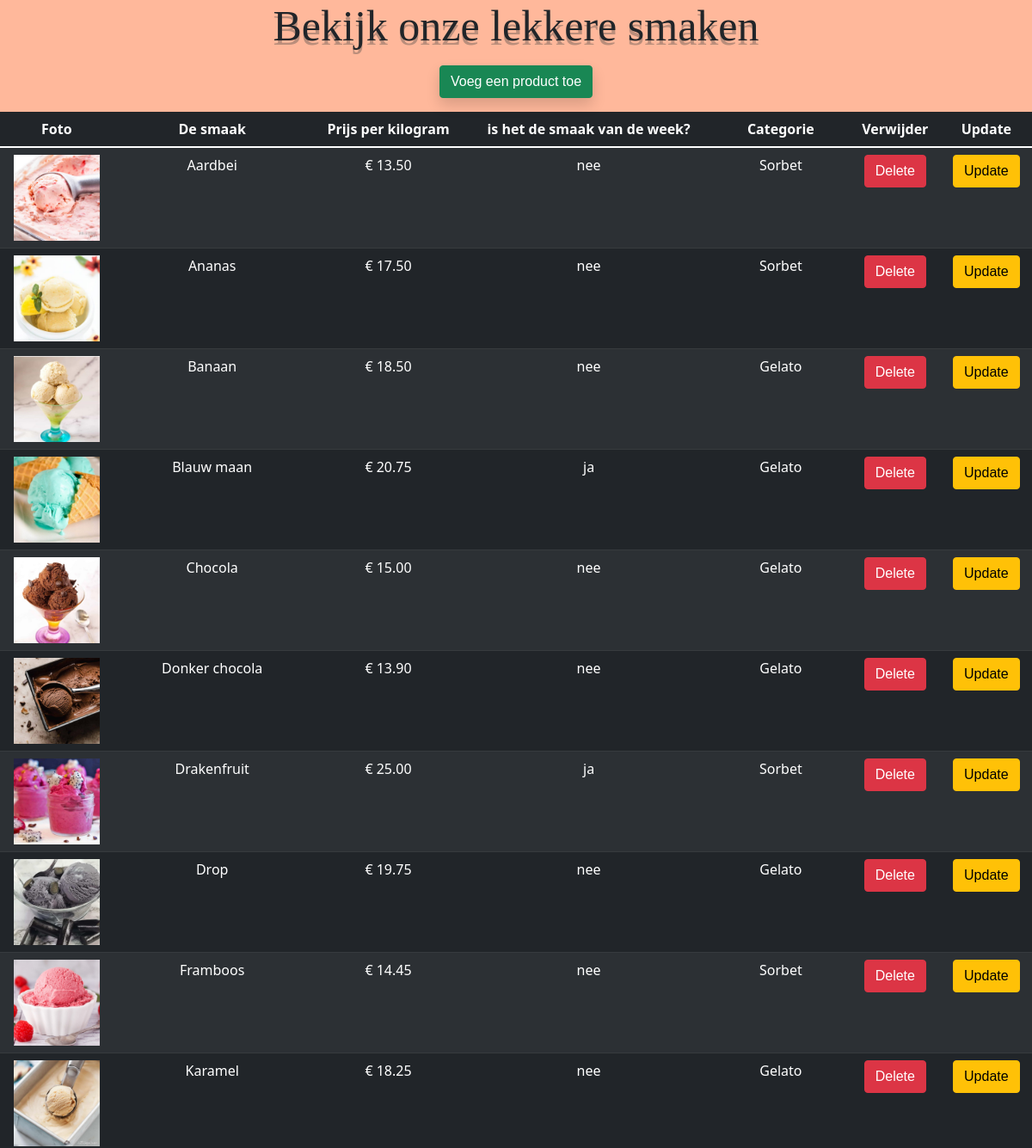
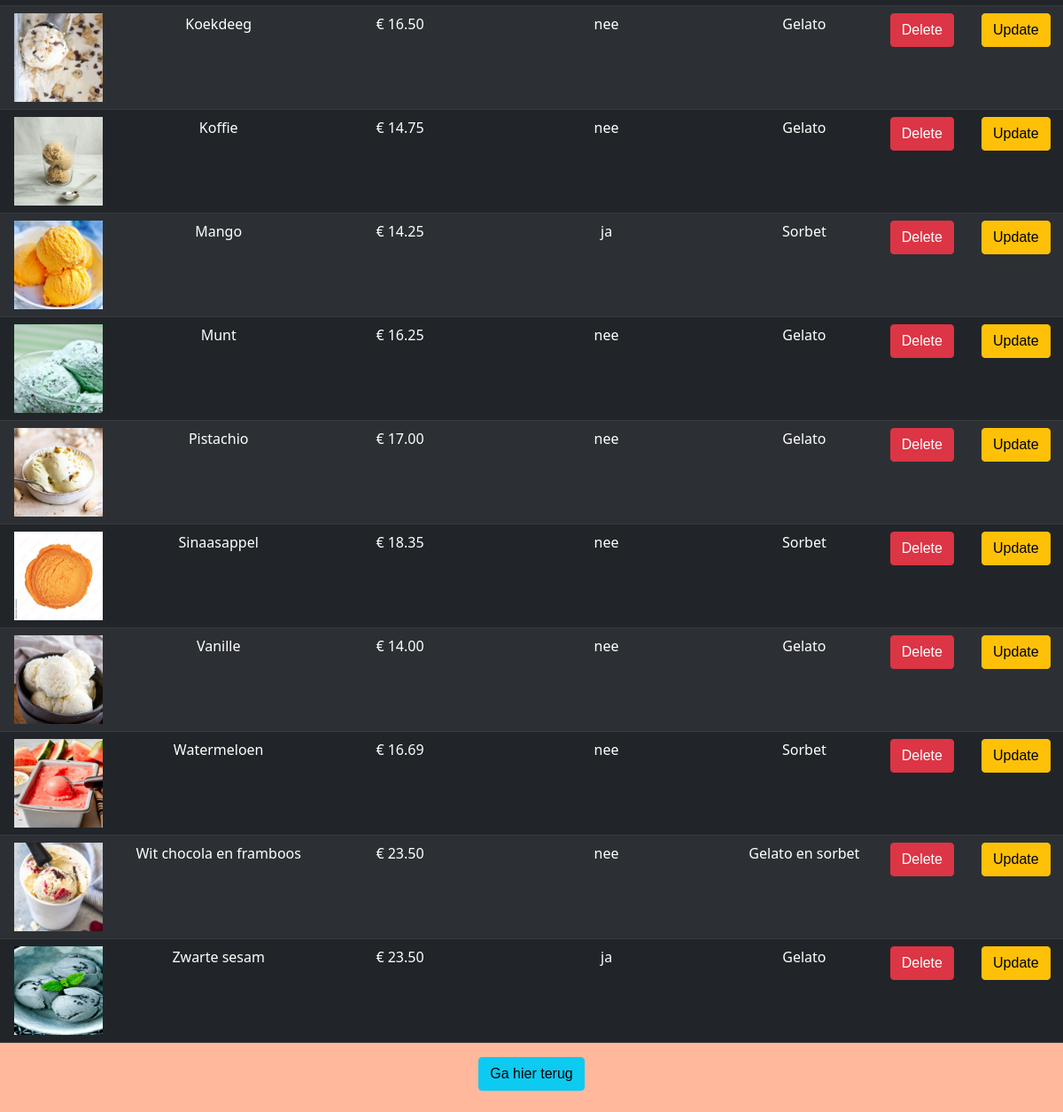
Page /product_overzicht.php on the committed database (2 pictures, top to bottom).
### tables this page shows
CREATE TABLE `product` (
  `id` int(11) NOT NULL,
  `naam` varchar(100) NOT NULL,
  `prijs_per_kg` decimal(6,2) NOT NULL,
  `smaak_van_de_week` enum('ja','nee') NOT NULL,
  `categorie` varchar(100) NOT NULL,
  `foto` varchar(500) NOT NULL
);

### classes/database.php (called while the page is built)
<?php
class Database
{
   private $host  = "localhost";
   private $dbuser = "root";
   private $dbpass = "";
   private $dbname = "roset";
   private $conn;
   public function __construct()
   {
      $this->conn =  mysqli_connect($this->host, $this->dbuser, $this->dbpass, $this->dbname);
   }
   public function getConnection()
   {
      return $this->conn;
   }
}

### product_overzicht.php (the view, shortened to what this page needs)
<?php require 'classes/database.php'; ?>
<?php
$sql = "SELECT * FROM product ORDER BY naam ASC, naam DESC";
if ($result = mysqli_query((new Database())->getConnection(), $sql)) {
   $products = mysqli_fetch_all($result, MYSQLI_ASSOC);
}
?>
<!DOCTYPE html>
<html lang="en">
<head>
   <link href="https://cdn.jsdelivr.net/npm/bootstrap@5.1.3/dist/css/bootstrap.min.css" rel="stylesheet">
   <link rel="stylesheet" href="css/style.css">
</head>
<body>
   <header>
      <h1>Bekijk onze lekkere smaken</h1>
   </header>
   <a href="product_registreer.php" class="shadow btn btn-success">Voeg een product toe</a>
   <table class="table table-striped table-dark">
      <thead>
         <tr>
            <th>Foto</th>
            <th>De smaak</th>
            <th>Prijs per kilogram</th>
            <th>is het de smaak van de week?</th>
            <th>Categorie</th>
            <th>Verwijder</th>
            <th>Update</th>
         </tr>
      </thead>
      <tbody>
         <?php foreach ($products as $product) : ?>
            <tr>
               <td><img src="image/<?php echo $product["foto"] ?>.jpg" alt="" width="100px" height="100px"></td>
               <td><?php echo $product["naam"] ?></td>
               <td>€ <?php echo $product["prijs_per_kg"] ?></td>
               <td><?php echo $product["smaak_van_de_week"] ?></td>
               <td><?php echo $product["categorie"] ?></td>
               <td><a href="product_delete.php?id=<?php echo $product["id"] ?>" class="btn btn-danger">Delete</a></td>
               <td><a href="product_update.php?id=<?php echo $product["id"] ?>" class="btn btn-warning">Update</a></td>
            </tr>
         <?php endforeach; ?>
      </tbody>
   </table>
   <footer>
      <a href="index.php" class="btn btn-info">Ga hier terug</a>
   </footer><br>
</body>
</html>

### css/style.css (style rules this page uses)
body { background-color: rgb(255, 184, 155); text-align: center; }
a { font-family: "Franklin Gothic Medium", "Arial Narrow", Arial, sans-serif; }
h1 { font-family: "Times New Roman", Times, serif; font-size: 50px; text-shadow: 0px 5px #47474760; }

### rows in the picture
product: foto (picture), naam "Aardbei", prijs_per_kg "13.50", smaak_van_de_week "nee", categorie "Sorbet"
product: foto (picture), naam "Ananas", prijs_per_kg "17.50", smaak_van_de_week "nee", categorie "Sorbet"
product: foto (picture), naam "Banaan", prijs_per_kg "18.50", smaak_van_de_week "nee", categorie "Gelato"
product: foto (picture), naam "Blauw maan", prijs_per_kg "20.75", smaak_van_de_week "ja", categorie "Gelato"
product: foto (picture), naam "Chocola", prijs_per_kg "15.00", smaak_van_de_week "nee", categorie "Gelato"
product: foto (picture), naam "Donker chocola", prijs_per_kg "13.90", smaak_van_de_week "nee", categorie "Gelato"
product: foto (picture), naam "Drakenfruit", prijs_per_kg "25.00", smaak_van_de_week "ja", categorie "Sorbet"
product: foto (picture), naam "Drop", prijs_per_kg "19.75", smaak_van_de_week "nee", categorie "Gelato"
product: foto (picture), naam "Framboos", prijs_per_kg "14.45", smaak_van_de_week "nee", categorie "Sorbet"
product: foto (picture), naam "Karamel", prijs_per_kg "18.25", smaak_van_de_week "nee", categorie "Gelato"
product: foto (picture), naam "Koekdeeg", prijs_per_kg "16.50", smaak_van_de_week "nee", categorie "Gelato"
product: foto (picture), naam "Koffie", prijs_per_kg "14.75", smaak_van_de_week "nee", categorie "Gelato"
product: foto (picture), naam "Mango", prijs_per_kg "14.25", smaak_van_de_week "ja", categorie "Sorbet"
product: foto (picture), naam "Munt", prijs_per_kg "16.25", smaak_van_de_week "nee", categorie "Gelato"
product: foto (picture), naam "Pistachio", prijs_per_kg "17.00", smaak_van_de_week "nee", categorie "Gelato"
product: foto (picture), naam "Sinaasappel", prijs_per_kg "18.35", smaak_van_de_week "nee", categorie "Sorbet"
product: foto (picture), naam "Vanille", prijs_per_kg "14.00", smaak_van_de_week "nee", categorie "Gelato"
product: foto (picture), naam "Watermeloen", prijs_per_kg "16.69", smaak_van_de_week "nee", categorie "Sorbet"
product: foto (picture), naam "Wit chocola en framboos", prijs_per_kg "23.50", smaak_van_de_week "nee", categorie "Gelato en sorbet"
product: foto (picture), naam "Zwarte sesam", prijs_per_kg "23.50", smaak_van_de_week "ja", categorie "Gelato"
